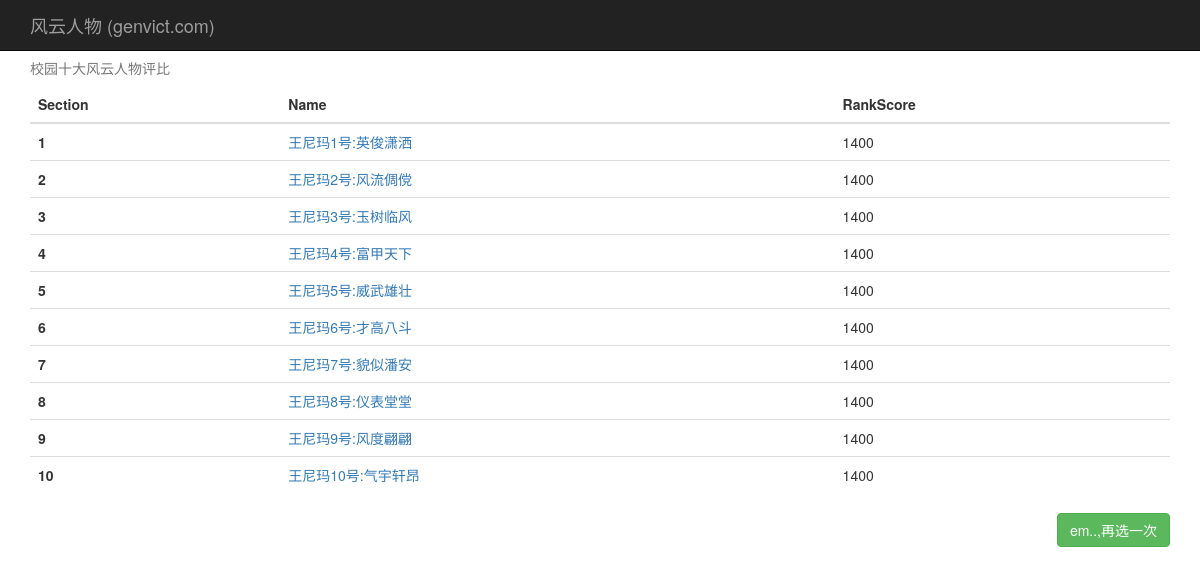
The page /ranklist.php on the database its author committed.
### tables this page shows
CREATE TABLE `stu` (
  `id` int(11) NOT NULL AUTO_INCREMENT,
  `stu` varchar(255) DEFAULT NULL,
  `img` varchar(255) DEFAULT NULL,
  `score` int(20) NOT NULL DEFAULT '1400',
  PRIMARY KEY (`id`)
);

### ranklist.php (the view, shortened to what this page needs)
<?php
$db = DBMysql::connect();
$sql = "SELECT * FROM `stu` ORDER BY `score` DESC";
$result = $db->query($sql);
while ($row = $result->fetch_assoc()) {
    $results[] = $row;
}
 ?>
<!DOCTYPE html>
<html>
<head>
    <link rel="stylesheet" href="//cdn.bootcss.com/bootstrap/3.3.7/css/bootstrap.min.css">
</head>
<body>
    <nav class="navbar navbar-inverse navbar-fixed-top">
      <div class="container">
        <a class="navbar-brand" href="http://www.shiyanlou.com">风云人物 (genvict.com)</a>
      </div>
    </nav>
    <div class="container">
        <table class="table table-hover">
          <caption>校园十大风云人物评比</caption>
          <thead>
            <tr>
              <th>Section</th>
              <th>Name</th>
              <th>RankScore</th>
            </tr>
          </thead>
          <tbody>
          <?php foreach ($results as $key => $value) {  ?>
            <tr>
              <th scope="row"><?php echo $key+1 ?></th>
              <td><a href="#" title=""><?php echo $value['stu'] ?></a></td>
              <td><?php echo $value['score'] ?></td>
            </tr>
            <?php } ?>
          </tbody>
        </table>
        <button class="btn btn-success" id="rechoose" style="float: right">em..,再选一次</button>
    </div>
    </body>
</html>

### ranklist.php (style rules this page uses)
body { padding-top: 50px; }

### rows shown on the page
stu: stu "王尼玛1号:英俊潇洒", score "1400"
stu: stu "王尼玛2号:风流倜傥", score "1400"
stu: stu "王尼玛3号:玉树临风", score "1400"
stu: stu "王尼玛4号:富甲天下", score "1400"
stu: stu "王尼玛5号:威武雄壮", score "1400"
stu: stu "王尼玛6号:才高八斗", score "1400"
stu: stu "王尼玛7号:貌似潘安", score "1400"
stu: stu "王尼玛8号:仪表堂堂", score "1400"
stu: stu "王尼玛9号:风度翩翩", score "1400"
stu: stu "王尼玛10号:气宇轩昂", score "1400"
